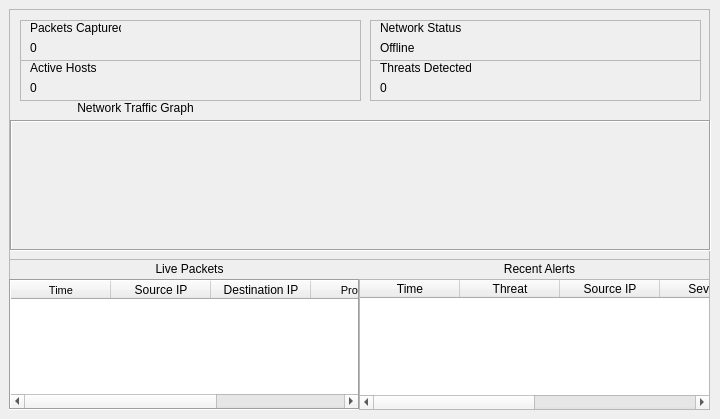
    <widget class="QWidget" name="pageDashboard">
     <widget class="QWidget" name="gridLayoutWidget_2">
      <property name="geometry">
       <rect>
        <x>20</x>
        <y>20</y>
        <width>341</width>
        <height>41</height>
       </rect>
      </property>
      <layout class="QGridLayout" name="gridLayout_2">
       <item row="0" column="0">
        <widget class="QFrame" name="framePackets">
         <property name="frameShape">
          <enum>QFrame::StyledPanel</enum>
         </property>
         <property name="frameShadow">
          <enum>QFrame::Sunken</enum>
         </property>
         <widget class="QLabel" name="lblPacketTitle">
          <property name="geometry">
           <rect>
            <x>10</x>
            <y>0</y>
            <width>91</width>
            <height>16</height>
           </rect>
          </property>
          <property name="text">
           <string>Packets Captured</string>
          </property>
         </widget>
         <widget class="QLabel" name="lblPacketCount">
          <property name="geometry">
           <rect>
            <x>10</x>
            <y>20</y>
            <width>81</width>
            <height>16</height>
           </rect>
          </property>
          <property name="text">
           <string>0</string>
          </property>
         </widget>
        </widget>
       </item>
      </layout>
     </widget>
     <widget class="QWidget" name="gridLayoutWidget_3">
      <property name="geometry">
       <rect>
        <x>20</x>
        <y>60</y>
        <width>341</width>
        <height>41</height>
       </rect>
      </property>
      <layout class="QGridLayout" name="gridLayout_4">
       <item row="0" column="0">
        <widget class="QFrame" name="frameHosts">
         <property name="frameShape">
          <enum>QFrame::StyledPanel</enum>
         </property>
         <property name="frameShadow">
          <enum>QFrame::Sunken</enum>
         </property>
         <widget class="QLabel" name="lblHostTitle">
          <property name="geometry">
           <rect>
            <x>10</x>
            <y>0</y>
            <width>91</width>
            <height>16</height>
           </rect>
          </property>
          <property name="text">
           <string>Active Hosts</string>
          </property>
         </widget>
         <widget class="QLabel" name="lblHostCount">
          <property name="geometry">
           <rect>
            <x>10</x>
            <y>20</y>
            <width>71</width>
            <height>16</height>
           </rect>
          </property>
          <property name="text">
           <string>0</string>
          </property>
         </widget>
        </widget>
       </item>
      </layout>
     </widget>
     <widget class="QWidget" name="gridLayoutWidget_4">
      <property name="geometry">
       <rect>
        <x>370</x>
        <y>20</y>
        <width>331</width>
        <height>41</height>
       </rect>
      </property>
      <layout class="QGridLayout" name="gridLayout_5">
       <item row="0" column="0">
        <widget class="QFrame" name="frameStatus">
         <property name="frameShape">
          <enum>QFrame::StyledPanel</enum>
         </property>
         <property name="frameShadow">
          <enum>QFrame::Sunken</enum>
         </property>
         <widget class="QLabel" name="lblNetworkStatusTitle">
          <property name="geometry">
           <rect>
            <x>10</x>
            <y>0</y>
            <width>91</width>
            <height>16</height>
           </rect>
          </property>
          <property name="text">
           <string>Network Status</string>
          </property>
         </widget>
         <widget class="QLabel" name="lblNetworkStatus">
          <property name="geometry">
           <rect>
            <x>10</x>
            <y>20</y>
            <width>141</width>
            <height>16</height>
           </rect>
          </property>
          <property name="text">
           <string>Offline</string>
          </property>
         </widget>
        </widget>
       </item>
      </layout>
     </widget>
     <widget class="QWidget" name="gridLayoutWidget_29">
      <property name="geometry">
       <rect>
        <x>370</x>
        <y>60</y>
        <width>331</width>
        <height>41</height>
       </rect>
      </property>
      <layout class="QGridLayout" name="gridLayout_30">
       <item row="1" column="0">
        <widget class="QFrame" name="frameThreats">
         <property name="frameShape">
          <enum>QFrame::StyledPanel</enum>
         </property>
         <property name="frameShadow">
          <enum>QFrame::Sunken</enum>
         </property>
         <widget class="QLabel" name="lblThreatTitle">
          <property name="geometry">
           <rect>
            <x>10</x>
            <y>0</y>
            <width>91</width>
            <height>16</height>
           </rect>
          </property>
          <property name="text">
           <string>Threats Detected</string>
          </property>
         </widget>
         <widget class="QLabel" name="lblThreatCount">
          <property name="geometry">
           <rect>
            <x>10</x>
            <y>20</y>
            <width>71</width>
            <height>16</height>
           </rect>
          </property>
          <property name="text">
           <string>0</string>
          </property>
         </widget>
        </widget>
       </item>
      </layout>
     </widget>
     <widget class="QLabel" name="lblNetworkTraffic">
      <property name="geometry">
       <rect>
        <x>10</x>
        <y>100</y>
        <width>251</width>
        <height>16</height>
       </rect>
      </property>
      <property name="text">
       <string>Network Traffic Graph</string>
      </property>
      <property name="alignment">
       <set>Qt::AlignCenter</set>
      </property>
     </widget>
     <widget class="QFrame" name="frameGraph">
      <property name="geometry">
       <rect>
        <x>10</x>
        <y>120</y>
        <width>701</width>
        <height>131</height>
       </rect>
      </property>
      <property name="frameShape">
       <enum>QFrame::Box</enum>
      </property>
      <property name="frameShadow">
       <enum>QFrame::Sunken</enum>
      </property>
      <widget class="QWidget" name="graphContainer" native="true">
       <property name="geometry">
        <rect>
         <x>-10</x>
         <y>-10</y>
         <width>721</width>
         <height>151</height>
        </rect>
       </property>
       <layout class="QVBoxLayout" name="verticalLayout_10"/>
      </widget>
     </widget>
     <widget class="QWidget" name="horizontalLayoutWidget_7">
      <property name="geometry">
       <rect>
        <x>9</x>
        <y>259</y>
        <width>701</width>
        <height>151</height>
       </rect>
      </property>
      <layout class="QHBoxLayout" name="horizontalLayoutTables">
       <item>
        <widget class="QFrame" name="frame">
         <property name="frameShape">
          <enum>QFrame::StyledPanel</enum>
         </property>
         <property name="frameShadow">
          <enum>QFrame::Raised</enum>
         </property>
         <widget class="QLabel" name="lblLivePacketsHeader">
          <property name="geometry">
           <rect>
            <x>130</x>
            <y>0</y>
            <width>101</width>
            <height>20</height>
           </rect>
          </property>
          <property name="styleSheet">
           <string notr="true">font: 9pt &quot;MS Shell Dlg 2&quot;;</string>
          </property>
          <property name="text">
           <string>Live Packets</string>
          </property>
          <property name="alignment">
           <set>Qt::AlignCenter</set>
          </property>
         </widget>
         <widget class="QTableWidget" name="tableLivePackets">
          <property name="geometry">
           <rect>
            <x>0</x>
            <y>20</y>
            <width>351</width>
            <height>131</height>
           </rect>
          </property>
          <property name="frameShape">
           <enum>QFrame::Box</enum>
          </property>
          <property name="frameShadow">
           <enum>QFrame::Sunken</enum>
          </property>
          <property name="sizeAdjustPolicy">
           <enum>QAbstractScrollArea::AdjustIgnored</enum>
          </property>
          <property name="editTriggers">
           <set>QAbstractItemView::NoEditTriggers</set>
          </property>
          <property name="alternatingRowColors">
           <bool>true</bool>
          </property>
          <property name="selectionMode">
           <enum>QAbstractItemView::SingleSelection</enum>
          </property>
          <property name="selectionBehavior">
           <enum>QAbstractItemView::SelectRows</enum>
          </property>
          <property name="sortingEnabled">
           <bool>false</bool>
          </property>
          <column>
           <property name="text">
            <string>Time</string>
           </property>
           <property name="font">
            <font>
             <pointsize>8</pointsize>
            </font>
           </property>
          </column>
          <column>
           <property name="text">
            <string>Source IP</string>
           </property>
          </column>
          <column>
           <property name="text">
            <string>Destination IP</string>
           </property>
          </column>
          <column>
           <property name="text">
            <string>Protocol</string>
           </property>
           <property name="font">
            <font>
             <pointsize>8</pointsize>
            </font>
           </property>
          </column>
          <column>
           <property name="text">
            <string>Status</string>
           </property>
           <property name="font">
            <font>
             <pointsize>8</pointsize>
            </font>
           </property>
          </column>
         </widget>
         <widget class="QTableWidget" name="tableRecentAlerts">
          <property name="geometry">
           <rect>
            <x>350</x>
            <y>20</y>
            <width>351</width>
            <height>131</height>
           </rect>
          </property>
          <property name="sizeAdjustPolicy">
           <enum>QAbstractScrollArea::AdjustIgnored</enum>
          </property>
          <property name="gridStyle">
           <enum>Qt::SolidLine</enum>
          </property>
          <property name="columnCount">
           <number>6</number>
          </property>
          <column>
           <property name="text">
            <string>Time</string>
           </property>
          </column>
          <column>
           <property name="text">
            <string>Threat</string>
           </property>
          </column>
          <column>
           <property name="text">
            <string>Source IP</string>
           </property>
          </column>
          <column>
           <property name="text">
            <string>Severity</string>
           </property>
          </column>
          <column>
           <property name="text">
            <string>Details</string>
           </property>
          </column>
          <column>
           <property name="text">
            <string>Length</string>
           </property>
          </column>
         </widget>
         <widget class="QLabel" name="lblRecentAlerts">
          <property name="geometry">
           <rect>
            <x>480</x>
            <y>0</y>
            <width>101</width>
            <height>20</height>
           </rect>
          </property>
          <property name="styleSheet">
           <string notr="true">font: 9pt &quot;MS Shell Dlg 2&quot;;</string>
          </property>
          <property name="text">
           <string>Recent Alerts</string>
          </property>
          <property name="alignment">
           <set>Qt::AlignCenter</set>
          </property>
         </widget>
        </widget>
       </item>
      </layout>
     </widget>
     <widget class="QFrame" name="frameDashboard">
      <property name="geometry">
       <rect>
        <x>9</x>
        <y>9</y>
        <width>701</width>
        <height>401</height>
       </rect>
      </property>
      <property name="frameShape">
       <enum>QFrame::StyledPanel</enum>
      </property>
      <property name="frameShadow">
       <enum>QFrame::Sunken</enum>
      </property>
     </widget>
     <zorder>frameDashboard</zorder>
     <zorder>gridLayoutWidget_2</zorder>
     <zorder>gridLayoutWidget_3</zorder>
     <zorder>gridLayoutWidget_4</zorder>
     <zorder>gridLayoutWidget_29</zorder>
     <zorder>lblNetworkTraffic</zorder>
     <zorder>frameGraph</zorder>
     <zorder>horizontalLayoutWidget_7</zorder>
    </widget>
